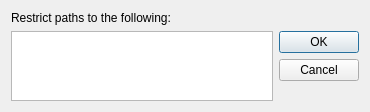
<?xml version="1.0" encoding="UTF-8"?>
<ui version="4.0">
 <class>fso::fred::dialogs::ShipPathsDialog</class>
 <widget class="QDialog" name="fso::fred::dialogs::ShipPathsDialog">
  <property name="geometry">
   <rect>
    <x>0</x>
    <y>0</y>
    <width>370</width>
    <height>110</height>
   </rect>
  </property>
  <property name="windowTitle">
   <string>Restrict Paths</string>
  </property>
  <property name="modal">
   <bool>true</bool>
  </property>
  <layout class="QVBoxLayout" name="TopLayout">
   <item>
    <widget class="QLabel" name="instructLabel">
     <property name="text">
      <string>Restrict paths to the following:</string>
     </property>
    </widget>
   </item>
   <item>
    <layout class="QHBoxLayout" name="Layout">
     <item>
      <widget class="QListWidget" name="pathList"/>
     </item>
     <item>
      <widget class="QDialogButtonBox" name="buttonBox">
       <property name="orientation">
        <enum>Qt::Vertical</enum>
       </property>
       <property name="standardButtons">
        <set>QDialogButtonBox::Cancel|QDialogButtonBox::Ok</set>
       </property>
      </widget>
     </item>
    </layout>
   </item>
  </layout>
 </widget>
 <resources>
  <include location="../resources/resources.qrc"/>
 </resources>
 <connections>
  <connection>
   <sender>buttonBox</sender>
   <signal>accepted()</signal>
   <receiver>fso::fred::dialogs::ShipPathsDialog</receiver>
   <slot>accept()</slot>
   <hints>
    <hint type="sourcelabel">
     <x>307</x>
     <y>58</y>
    </hint>
    <hint type="destinationlabel">
     <x>211</x>
     <y>106</y>
    </hint>
   </hints>
  </connection>
 </connections>
</ui>
